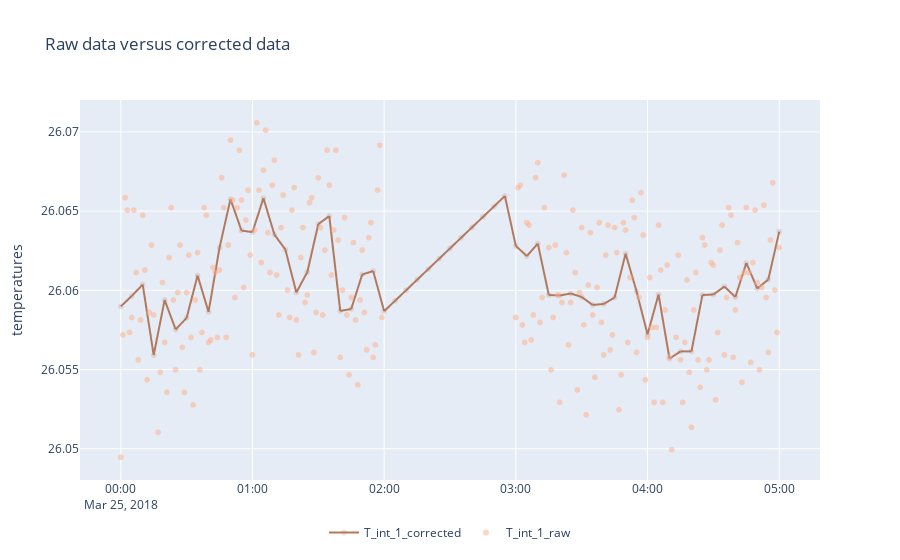

Here is the notebook cell this chart was saved with:
### Markdown cell above
#### 3- Reducing dataset size
As we said earlier 1min timestep is too small.
Regarding the physical phenomenon involved here, we could say that 5min is ok.
Let's have a look at our corrected data versus the raw data.
We select a period around the gap we identified (from the 2018-03-24 to the 2018-03-26)

### Code cell
my_data.plot(
    title="Raw data versus corrected data",
    cols=['T_int_1'],
    begin='2018-03-25 00:00:00',
    end='2018-03-25 05:00:00',
    plot_raw=True,
    plot_corrected=True,
    line_raw=False,
    marker_corrected=True,
    resampling_rule='5T'
)

### Figure 1 — Plotly figure (JSON) as saved in the notebook; plotly's stock layout.template omitted (floating-point values rounded to 4 significant figures; data arrays with more than 128 entries replaced by an {"elided": "..."} marker saying what was removed)
{"data": [{"line": {"color": "#B2795D", "width": 2}, "marker": {"color": "#B2795D", "opacity": 0.2}, "mode": "lines+markers", "name": "T_int_1_corrected", "x": ["2018-03-25T00:00:00", "2018-03-25T00:05:00", "2018-03-25T00:10:00", "2018-03-25T00:15:00", "2018-03-25T00:20:00", "2018-03-25T00:25:00", "2018-03-25T00:30:00", "2018-03-25T00:35:00", "2018-03-25T00:40:00", "2018-03-25T00:45:00", "2018-03-25T00:50:00", "2018-03-25T00:55:00", "2018-03-25T01:00:00", "2018-03-25T01:05:00", "2018-03-25T01:10:00", "2018-03-25T01:15:00", "2018-03-25T01:20:00", "2018-03-25T01:25:00", "2018-03-25T01:30:00", "2018-03-25T01:35:00", "2018-03-25T01:40:00", "2018-03-25T01:45:00", "2018-03-25T01:50:00", "2018-03-25T01:55:00", "2018-03-25T02:00:00", "2018-03-25T02:05:00", "2018-03-25T02:10:00", "2018-03-25T02:15:00", "2018-03-25T02:20:00", "2018-03-25T02:25:00", "2018-03-25T02:30:00", "2018-03-25T02:35:00", "2018-03-25T02:40:00", "2018-03-25T02:45:00", "2018-03-25T02:50:00", "2018-03-25T02:55:00", "2018-03-25T03:00:00", "2018-03-25T03:05:00", "2018-03-25T03:10:00", "2018-03-25T03:15:00", "2018-03-25T03:20:00", "2018-03-25T03:25:00", "2018-03-25T03:30:00", "2018-03-25T03:35:00", "2018-03-25T03:40:00", "2018-03-25T03:45:00", "2018-03-25T03:50:00", "2018-03-25T03:55:00", "2018-03-25T04:00:00", "2018-03-25T04:05:00", "2018-03-25T04:10:00", "2018-03-25T04:15:00", "2018-03-25T04:20:00", "2018-03-25T04:25:00", "2018-03-25T04:30:00", "2018-03-25T04:35:00", "2018-03-25T04:40:00", "2018-03-25T04:45:00", "2018-03-25T04:50:00", "2018-03-25T04:55:00", "2018-03-25T05:00:00"], "y": [26.06, 26.06, 26.06, 26.06, 26.06, 26.06, 26.06, 26.06, 26.06, 26.06, 26.07, 26.06, 26.06, 26.07, 26.06, 26.06, 26.06, 26.06, 26.06, 26.06, 26.06, 26.06, 26.06, 26.06, 26.06, 26.06, 26.06, 26.06, 26.06, 26.06, 26.06, 26.06, 26.06, 26.06, 26.07, 26.07, 26.06, 26.06, 26.06, 26.06, 26.06, 26.06, 26.06, 26.06, 26.06, 26.06, 26.06, 26.06, 26.06, 26.06, 26.06, 26.06, 26.06, 26.06, 26.06, 26.06, 26.06, 26.06, 26.06, 26.06, 26.06], "yaxis": "y", "type": "scattergl"}, {"marker": {"color": "#FFAD85", "opacity": 0.5}, "mode": "markers", "name": "T_int_1_raw", "x": {"elided": "301 str values"}, "y": {"elided": "301 float values"}, "yaxis": "y", "type": "scattergl"}], "layout": {"yaxis": {"title": {"text": "temperatures"}}, "title": {"text": "Raw data versus corrected data"}, "legend": {"orientation": "h", "yanchor": "top", "y": -0.1, "xanchor": "center", "x": 0.5}, "xaxis": {"domain": [0, 1.0]}, "yaxis2": {"position": 1.0}}}
